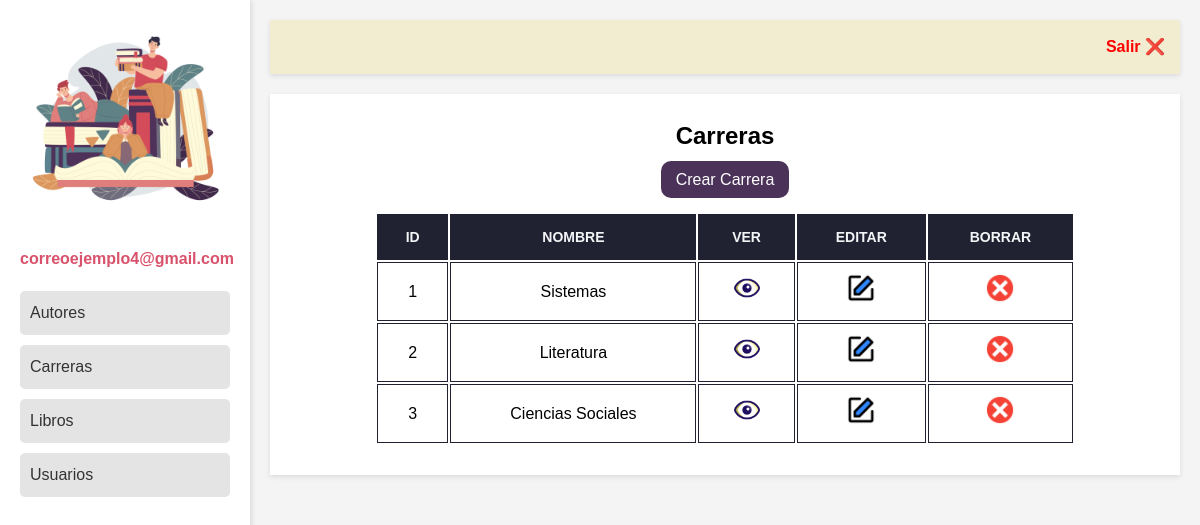
The page /carreras.php (signed in) on the database as committed earlier.
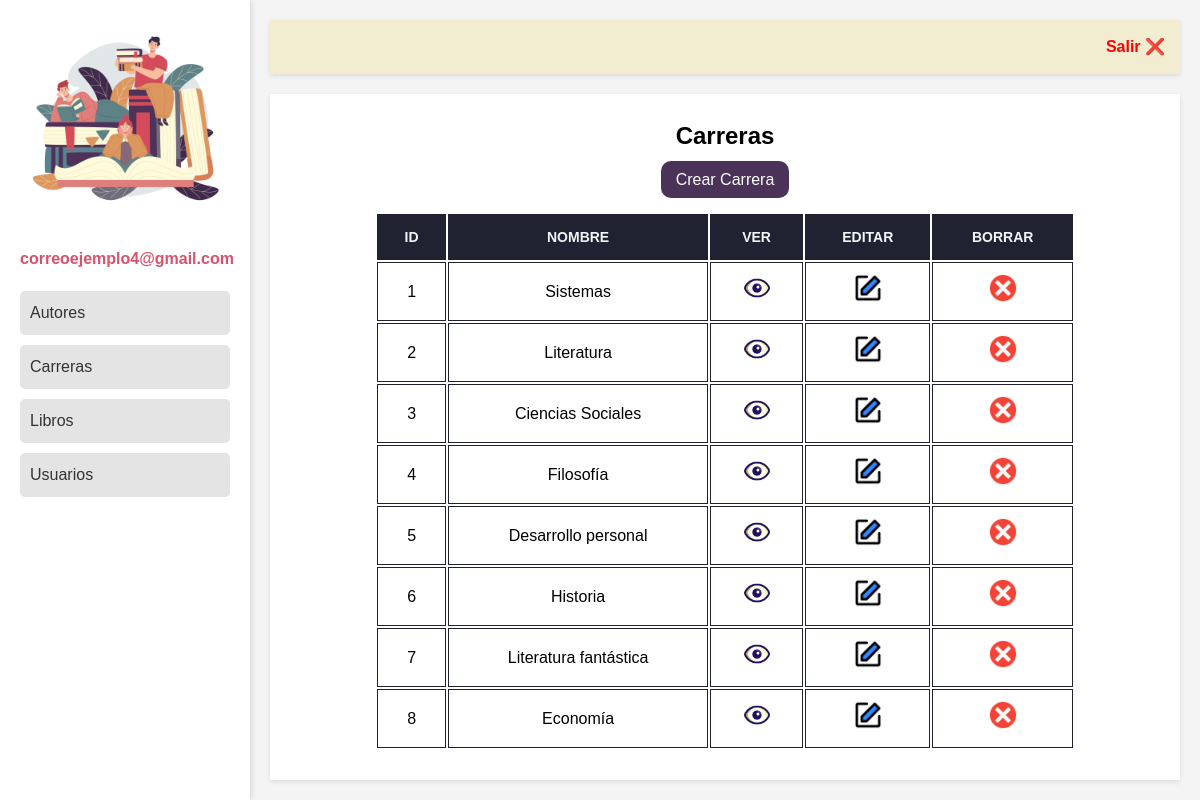
The same page on the database as committed later.
### tables this page shows
CREATE TABLE `carreras` (
  `ID_carrera` int(10) NOT NULL,
  `nombre_carrera` varchar(50) NOT NULL
);

### carreras.php (the view, shortened to what this page needs)
<!DOCTYPE html>
<html lang="es">
<head>
    <link rel="stylesheet" href="CSS/estilos.css">
</head>
<body>
    <div class="flex-container">
        <div class="sidebar">
            <?php
            include "utils/nav-bar.php"
            ?>
        </div>
        <div class="main-content">
            <header>
                <?php include "utils/header.php" ?>
            </header>
            <section class="dashboard">
                <div class="tittle-div">
                    <h1 class="title">Carreras</h1>
                </div>
                <div class="btn">
                    <a class="add-user" href="agregar-carrera.php">Crear Carrera</a>
                </div>
                <table class="tabla-usuarios">
                    <tr>
                        <th class="font-yellow">ID</th>
                        <th>Nombre</th>
                        <th class="font-yellow">Ver</th>
                        <th class="font-yellow">Editar</th>
                        <th class="font-yellow">Borrar</th>
                    </tr>
                    <?php
                    require "conn.php";
                    $todos = "SELECT * FROM carreras ORDER BY ID_carrera ASC";
                    $resultado = mysqli_query($conectar, $todos);
                    while ($fila = $resultado->fetch_array()) {
                    ?>
                        <tr>
                            <td><?php echo $fila["ID_carrera"] ?></td>
                            <td><?php echo $fila["nombre_carrera"] ?></td>
                            <td><a href="ver-carrera.php?id=<?php echo $fila["ID_carrera"]; ?>"><img class="img-tabla" src="img/see-icon.png" alt=""></a></td>
                            <td><a href="editar-carrera.php?id=<?php echo $fila["ID_carrera"]; ?> "><img class="img-tabla" src="img/editar.png" alt=""></a></td>
                            <td><a href="#" onClick="validarDelete('eliminar.php?id=<?php echo $fila["ID_carrera"]; ?>&tabla=carreras')">
                                    <img class="img-tabla" src="img/eliminar.png" alt="">
                                </a></td>
                        </tr>
                    <?php } ?>
                </table>
            </section>
        </div>
    </div>
</body>
</html>

Rows that differ between the two databases and show on the page:
added carreras: ID_carrera "4", nombre_carrera "Filosofía"
added carreras: ID_carrera "5", nombre_carrera "Desarrollo personal"
added carreras: ID_carrera "6", nombre_carrera "Historia"
added carreras: ID_carrera "7", nombre_carrera "Literatura fantástica"
added carreras: ID_carrera "8", nombre_carrera "Economía"
